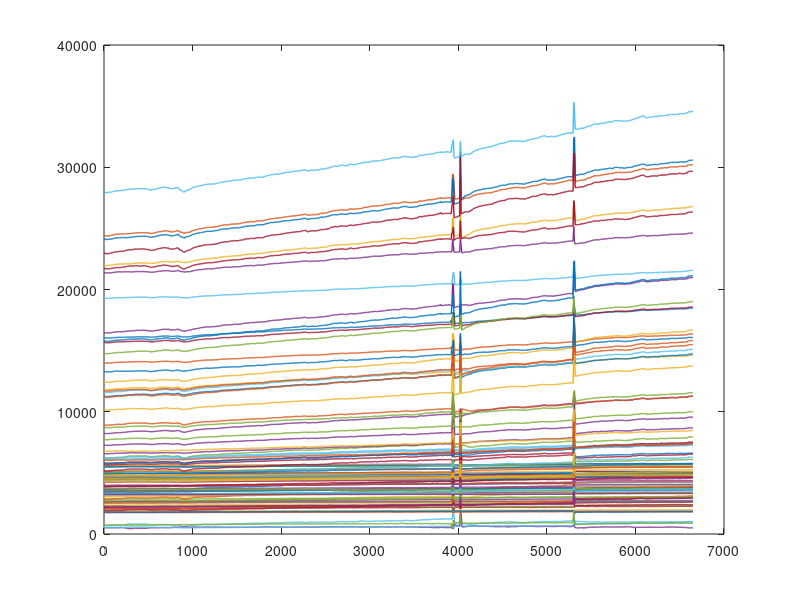

This figure's MATLAB source: (Note: this script raises an error after producing the figure.)
load('DamageTests/Damage.mat');
load('Extracted/MultiTouch/superpose500.mat');

%% Initial plot of response
% nb need to export in two halves to avoid matlab's multi-object workaround
plot(0:8:8*(size(damage,1)-1), damage(:,91:end), 'LineWidth', 1);
my_defaults([773.8000  457.8000  399.2000  281.6000]);
ylabel('YUNIT');
xlabel('Time (s)');
xlim([0 6700]);

%% Plot environmental effects
% nb would only export as png: ~3M nodes
load('Extracted/Random/RandomSkin15k.mat');
plot(responseups, 'LineWidth', 1);
my_defaults(1000*[0.0826    0.5818    1.2648    0.2762]);
set(gca, 'FontSize', 17)
ylabel('YUNIT');
xlabel('Presses');